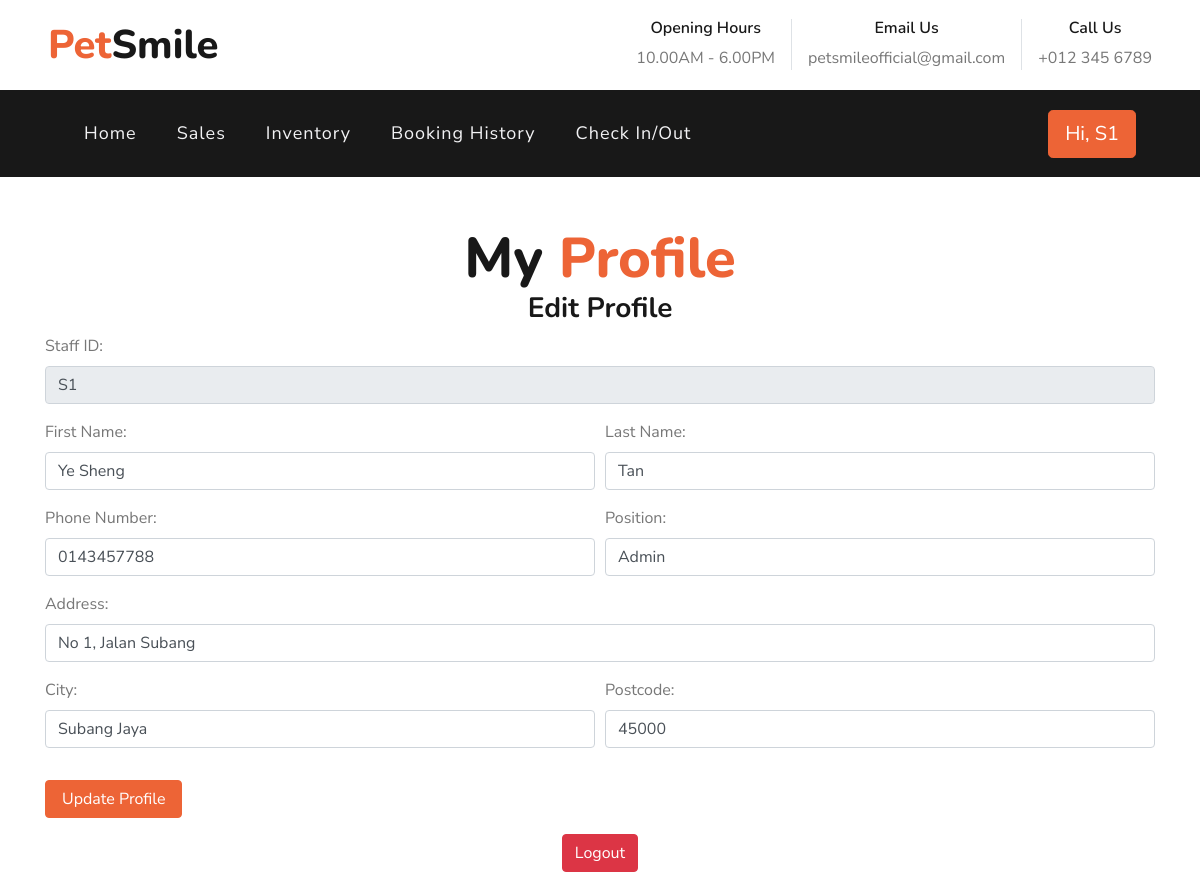
The page /admin-editprofile.php (signed in) on the database its author committed.
### tables this page shows
CREATE TABLE `staff` (
  `ID` int(11) NOT NULL,
  `Staff_ID` varchar(20) NOT NULL,
  `First_Name` varchar(20) NOT NULL,
  `Last_Name` varchar(20) NOT NULL,
  `Phone_No` varchar(20) NOT NULL,
  `Address` varchar(20) NOT NULL,
  `City` varchar(20) NOT NULL,
  `Postcode` varchar(20) NOT NULL,
  `Position` varchar(20) NOT NULL
);

### admin-editprofile.php (the view, shortened to what this page needs)
<!DOCTYPE html>
<html lang="en">
<head>
    <link href="https://maxcdn.bootstrapcdn.com/bootstrap/4.5.2/css/bootstrap.min.css" rel="stylesheet">
</head>
<?php
include 'config.php';
include 'admin-header.php';
$Staff_ID = $_SESSION['Staff_ID'];
$selectStaffQuery = "SELECT * FROM staff WHERE Staff_ID='$Staff_ID'";
$staffResult = mysqli_query($con, $selectStaffQuery);
$staffData = mysqli_fetch_assoc($staffResult);
?>
    <body>
    <div class="container text-center mt-5">
        <h2 class="display-4 m-0">My <span class="text-primary">Profile</span></h2>
        <h3>Edit Profile</h3>
    </div>
    <div class="container">
        <form method="POST" action="admin-editprofile.php">
            <div class="form-group">
                <label for="staffid">Staff ID:</label>
                <input type="text" name="staffid" id="staffid" value="<?php echo $staffData['Staff_ID']; ?>" class="form-control"
                    required readonly>
            </div>
            <div class="form-row">
                <div class="form-group col-md-6">
                    <label for="firstname">First Name:</label>
                    <input type="text" name="firstname" id="firstname" value="<?php echo $staffData['First_Name']; ?>"
                        class="form-control" required>
                </div>
                <div class="form-group col-md-6">
                    <label for="lastname">Last Name:</label>
                    <input type="text" name="lastname" id="lastname" value="<?php echo $staffData['Last_Name']; ?>"
                        class="form-control" required>
                </div>
            </div>
            <div class="form-row">
                <div class="form-group col-md-6">
                    <label for="phoneno">Phone Number:</label>
                    <input type="tel" name="phoneno" id="phoneno" value="<?php echo $staffData['Phone_No']; ?>"
                        class="form-control" required>
                </div>
                <div class="form-group col-md-6">
                    <label for="position">Position:</label>
                    <input type="position" name="position" id="position" value="<?php echo $staffData['Position']; ?>"
                        class="form-control" required>
                </div>
            </div>
            <div class="form-group">
                <label for="address">Address:</label>
                <input type="text" name="address" id="address" value="<?php echo $staffData['Address']; ?>"
                    class="form-control" required>
            </div>
            <div class="form-row">
                <div class="form-group col-md-6">
                    <label for="city">City:</label>
                    <input type="text" name="city" id="city" value="<?php echo $staffData['City']; ?>" class="form-control"
                        required>
                </div>
                <div class="form-group col-md-6">
                    <label for="postcode">Postcode:</label>
                    <input type="text" name="postcode" id="postcode" value="<?php echo $staffData['Postcode']; ?>"
                        class="form-control" required>
                </div>
            </div>
            <input type="submit" name="update" value="Update Profile" class="btn btn-primary px-3 mt-3">
        </form>
    </div>
    <div class="container text-center mt-3">
        <a href="logout.php" class="btn btn-danger">Logout</a>
    </div>
    </body>
</html>

### rows shown on the page
staff: staffid "S1", firstname "Ye Sheng", lastname "Tan", phoneno "0143457788", position "Admin", address "No 1, Jalan Subang", city "Subang Jaya", postcode "45000"

### other values the page prints
$_SESSION['Staff_ID'] "S1"
